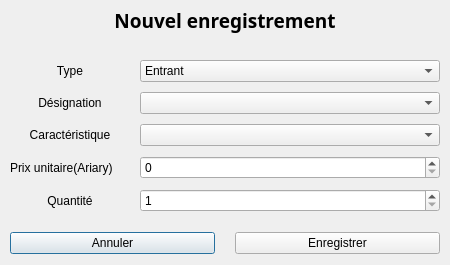
<?xml version="1.0" encoding="UTF-8"?>
<ui version="4.0">
 <class>stockEditorDialog</class>
 <widget class="QDialog" name="stockEditorDialog">
  <property name="geometry">
   <rect>
    <x>0</x>
    <y>0</y>
    <width>450</width>
    <height>265</height>
   </rect>
  </property>
  <property name="windowTitle">
   <string>Dialog</string>
  </property>
  <layout class="QHBoxLayout" name="horizontalLayout_7">
   <property name="spacing">
    <number>10</number>
   </property>
   <property name="leftMargin">
    <number>10</number>
   </property>
   <property name="topMargin">
    <number>0</number>
   </property>
   <property name="rightMargin">
    <number>10</number>
   </property>
   <item>
    <layout class="QVBoxLayout" name="verticalLayout_3">
     <property name="spacing">
      <number>20</number>
     </property>
     <item>
      <layout class="QVBoxLayout" name="verticalLayout_2">
       <item>
        <widget class="QLabel" name="label">
         <property name="maximumSize">
          <size>
           <width>16777215</width>
           <height>50</height>
          </size>
         </property>
         <property name="font">
          <font>
           <family>Segoe UI Black</family>
           <pointsize>14</pointsize>
           <bold>true</bold>
          </font>
         </property>
         <property name="text">
          <string>Nouvel enregistrement</string>
         </property>
         <property name="alignment">
          <set>Qt::AlignCenter</set>
         </property>
        </widget>
       </item>
       <item>
        <layout class="QVBoxLayout" name="verticalLayout">
         <property name="spacing">
          <number>10</number>
         </property>
         <item>
          <layout class="QHBoxLayout" name="horizontalLayout">
           <item>
            <widget class="QLabel" name="label_2">
             <property name="text">
              <string>Type</string>
             </property>
             <property name="alignment">
              <set>Qt::AlignCenter</set>
             </property>
            </widget>
           </item>
           <item>
            <widget class="QComboBox" name="typeCombo">
             <property name="minimumSize">
              <size>
               <width>300</width>
               <height>0</height>
              </size>
             </property>
             <item>
              <property name="text">
               <string>Entrant</string>
              </property>
             </item>
             <item>
              <property name="text">
               <string>Sortant</string>
              </property>
             </item>
            </widget>
           </item>
          </layout>
         </item>
         <item>
          <layout class="QHBoxLayout" name="horizontalLayout_2">
           <item>
            <widget class="QLabel" name="label_3">
             <property name="text">
              <string>Désignation</string>
             </property>
             <property name="alignment">
              <set>Qt::AlignCenter</set>
             </property>
            </widget>
           </item>
           <item>
            <widget class="QComboBox" name="desCombo">
             <property name="minimumSize">
              <size>
               <width>300</width>
               <height>0</height>
              </size>
             </property>
            </widget>
           </item>
          </layout>
         </item>
         <item>
          <layout class="QHBoxLayout" name="horizontalLayout_3">
           <item>
            <widget class="QLabel" name="label_4">
             <property name="text">
              <string>Caractéristique</string>
             </property>
             <property name="alignment">
              <set>Qt::AlignCenter</set>
             </property>
            </widget>
           </item>
           <item>
            <widget class="QComboBox" name="carCombo">
             <property name="minimumSize">
              <size>
               <width>300</width>
               <height>0</height>
              </size>
             </property>
            </widget>
           </item>
          </layout>
         </item>
         <item>
          <layout class="QHBoxLayout" name="horizontalLayout_6">
           <item>
            <widget class="QLabel" name="label_6">
             <property name="text">
              <string>Prix unitaire(Ariary)</string>
             </property>
            </widget>
           </item>
           <item>
            <widget class="QSpinBox" name="priceSpin">
             <property name="minimumSize">
              <size>
               <width>300</width>
               <height>0</height>
              </size>
             </property>
             <property name="alignment">
              <set>Qt::AlignLeading|Qt::AlignLeft|Qt::AlignVCenter</set>
             </property>
             <property name="maximum">
              <number>999999999</number>
             </property>
            </widget>
           </item>
          </layout>
         </item>
         <item>
          <layout class="QHBoxLayout" name="horizontalLayout_4">
           <item>
            <widget class="QLabel" name="label_5">
             <property name="text">
              <string>Quantité</string>
             </property>
             <property name="alignment">
              <set>Qt::AlignCenter</set>
             </property>
            </widget>
           </item>
           <item>
            <widget class="QSpinBox" name="qSpin">
             <property name="minimumSize">
              <size>
               <width>300</width>
               <height>0</height>
              </size>
             </property>
             <property name="alignment">
              <set>Qt::AlignLeading|Qt::AlignLeft|Qt::AlignVCenter</set>
             </property>
             <property name="minimum">
              <number>1</number>
             </property>
             <property name="maximum">
              <number>999999999</number>
             </property>
            </widget>
           </item>
          </layout>
         </item>
        </layout>
       </item>
      </layout>
     </item>
     <item>
      <layout class="QHBoxLayout" name="horizontalLayout_5">
       <item>
        <widget class="QPushButton" name="cancelBtn">
         <property name="text">
          <string>Annuler</string>
         </property>
        </widget>
       </item>
       <item>
        <widget class="QPushButton" name="saveBtn">
         <property name="text">
          <string>Enregistrer</string>
         </property>
        </widget>
       </item>
      </layout>
     </item>
    </layout>
   </item>
  </layout>
 </widget>
 <resources/>
 <connections/>
</ui>
